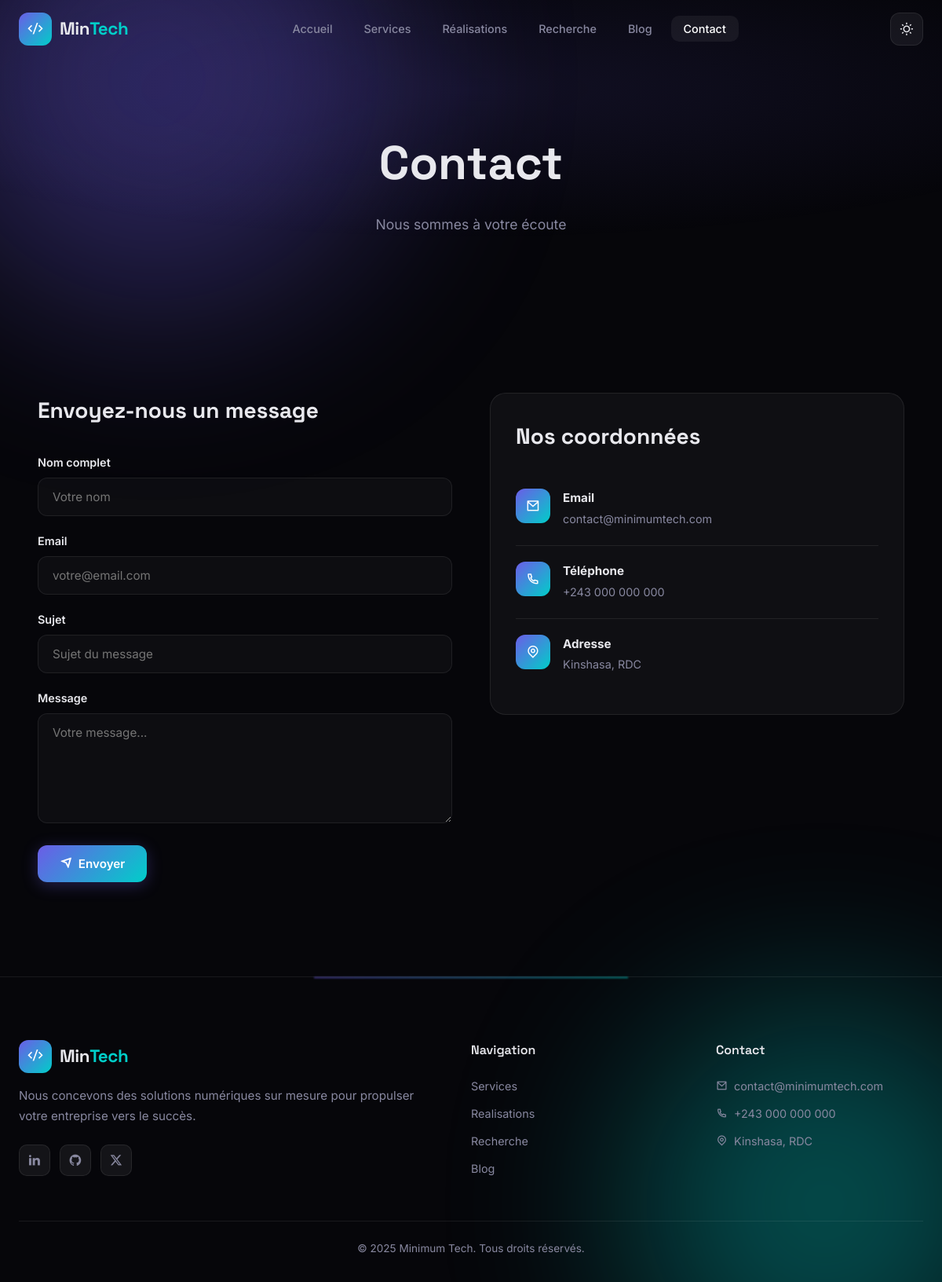
The app's page /contact/, older data.
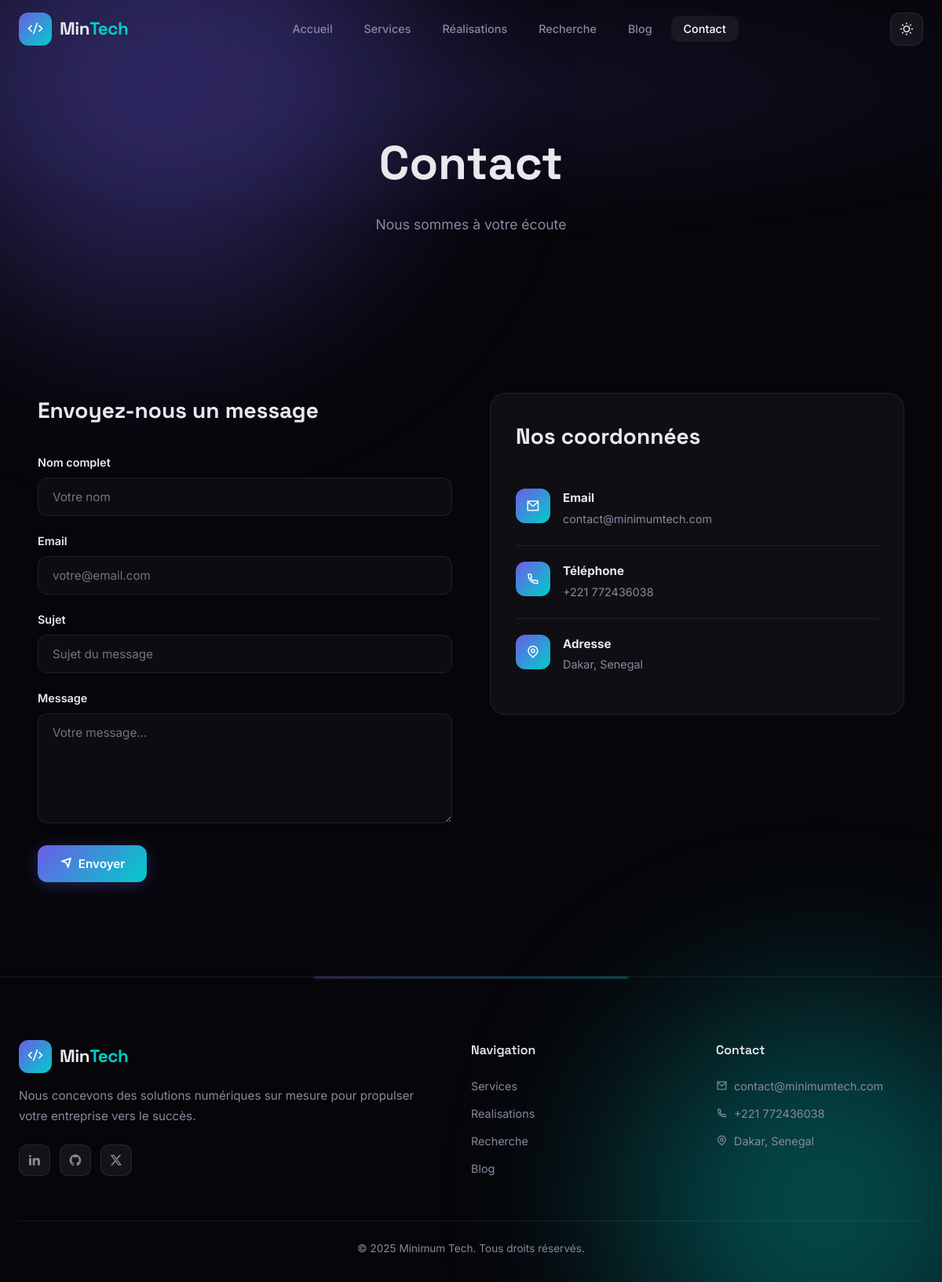
The same page, newer data.
### core/models.py (models this page shows, shortened)
class CompanyInfo(models.Model):
    key = models.CharField(max_length=100, unique=True)
    value = models.TextField(blank=True, null=True)
    updated_at = models.DateTimeField(auto_now=True)

### core/views.py (the view, shortened to what this page needs)
# urls.py: path('contact/', views.contact_page, name='contact'),
def contact_page(request):
    context = {'company': get_company_info()}
    return render(request, 'core/contact.html', context)

### core/views.py (called while the page is built)
def get_company_info():
    return {info.key: info.value for info in CompanyInfo.objects.all()}

### templates/core/contact.html (shortened to what this page needs)
{% extends 'base.html' %}
{% block content %}
<div class="mesh-bg"><div class="blob blob-1"></div><div class="blob blob-2"></div></div>
<div class="page-hero">
  <h1>Contact</h1>
  <p>Nous sommes à votre écoute</p>
</div>
<section class="section">
  <div class="container">
    <div class="contact-grid">
      <div>
        <h2 style="font-family:var(--font-display);font-size:1.75rem;font-weight:700;margin-bottom:32px">Envoyez-nous un message</h2>
        <form method="post">
          <div class="form-group"><label>Nom complet</label><input type="text" name="name" required placeholder="Votre nom"></div>
          <div class="form-group"><label>Email</label><input type="email" name="email" required placeholder="votre@email.com"></div>
          <div class="form-group"><label>Sujet</label><input type="text" name="subject" placeholder="Sujet du message"></div>
          <div class="form-group"><label>Message</label><textarea name="message" required placeholder="Votre message..."></textarea></div>
          <button type="submit" class="btn btn-primary"><i class="ri-send-plane-line"></i> Envoyer</button>
        </form>
      </div>
      <div>
        <div class="contact-info-card">
          <h2 style="font-family:var(--font-display);font-size:1.75rem;font-weight:700;margin-bottom:24px">Nos coordonnées</h2>
          <div class="contact-item">
            <div class="contact-item-icon"><i class="ri-mail-line"></i></div>
            <div><h4>Email</h4><a href="mailto:{{ company.company_email|default:'contact@minimumtech.com' }}">{{ company.company_email|default:"contact@minimumtech.com" }}</a></div>
          </div>
          <div class="contact-item">
            <div class="contact-item-icon"><i class="ri-phone-line"></i></div>
            <div><h4>Téléphone</h4><a href="tel:{{ company.company_phone|default:'+243000000000' }}">{{ company.company_phone|default:"+243 000 000 000" }}</a></div>
          </div>
          <div class="contact-item">
            <div class="contact-item-icon"><i class="ri-map-pin-line"></i></div>
            <div><h4>Adresse</h4><p>{{ company.company_address|default:"Kinshasa, RDC" }}</p></div>
          </div>
        </div>
      </div>
    </div>
  </div>
</section>
{% endblock %}

### templates/base.html (shortened to what this page needs)
{% load static %}
<!DOCTYPE html>
<html lang="fr" data-theme="dark">
<head>
    <link href="https://cdn.jsdelivr.net/npm/remixicon@4.1.0/fonts/remixicon.css" rel="stylesheet">
    <link rel="stylesheet" href="{% static 'css/style.css' %}">
</head>
<body>
    <nav class="nav" id="nav">
        <div class="nav-inner">
            <a href="/" class="nav-logo">
                <span class="logo-icon"><i class="ri-code-s-slash-line"></i></span>
                <span class="logo-text">Min<span class="accent">Tech</span></span>
            </a>
            <ul class="nav-links" id="navLinks">
                <li><a href="/" class="{% if request.path == '/' %}active{% endif %}">Accueil</a></li>
                <li><a href="/services/" class="{% if request.path == '/services/' %}active{% endif %}">Services</a></li>
                <li><a href="/realisations/" class="{% if request.path == '/realisations/' %}active{% endif %}">Réalisations</a></li>
                <li><a href="/recherche/" class="{% if request.path == '/recherche/' %}active{% endif %}">Recherche</a></li>
                <li><a href="/blog/" class="{% if request.path == '/blog/' %}active{% endif %}">Blog</a></li>
                <li><a href="/contact/" class="{% if request.path == '/contact/' %}active{% endif %}">Contact</a></li>
            </ul>
            <div style="display:flex;align-items:center;gap:8px">
              <button class="theme-toggle" id="themeToggle" aria-label="Changer de theme">
                <i class="ri-sun-line" id="themeIcon"></i>
              </button>
            </div>
        </div>
    </nav>
    {% block content %}{% endblock %}
    <footer class="footer">
        <div class="footer-glow"></div>
        <div class="container">
            <div class="footer-grid">
                <div class="footer-brand">
                    <a href="/" class="nav-logo">
                        <span class="logo-icon"><i class="ri-code-s-slash-line"></i></span>
                        <span class="logo-text">Min<span class="accent">Tech</span></span>
                    </a>
                    <p class="footer-desc">{{ company.company_description|default:"Solutions technologiques innovantes pour propulser votre entreprise." }}</p>
                    <div class="footer-social">
                        <a href="#"><i class="ri-linkedin-fill"></i></a>
                        <a href="#"><i class="ri-github-fill"></i></a>
                        <a href="#"><i class="ri-twitter-x-fill"></i></a>
                    </div>
                </div>
                <div class="footer-col">
                    <h4>Navigation</h4>
                    <a href="/services/">Services</a>
                    <a href="/realisations/">Realisations</a>
                    <a href="/recherche/">Recherche</a>
                    <a href="/blog/">Blog</a>
                </div>
                <div class="footer-col">
                    <h4>Contact</h4>
                    <a href="mailto:{{ company.company_email|default:'contact@minimumtech.com' }}"><i class="ri-mail-line"></i> {{ company.company_email|default:"contact@minimumtech.com" }}</a>
                    <a href="tel:{{ company.company_phone|default:'+243000000000' }}"><i class="ri-phone-line"></i> {{ company.company_phone|default:"+243 000 000 000" }}</a>
                    <p><i class="ri-map-pin-line"></i> {{ company.company_address|default:"Kinshasa, RDC" }}</p>
                </div>
            </div>
            <div class="footer-bottom">
                <p>{{ company.footer_text|default:"2025 Minimum Tech. Tous droits reserves." }}</p>
            </div>
        </div>
    </footer>
</body>
</html>

Row changes from the older to the newer data that the page shows:
changed CompanyInfo (number 2 of 5 on the later page): company_phone "+243 000 000 000" → "+221 772436038"
changed CompanyInfo: company_address "Kinshasa, RDC" → "Dakar, Senegal"
